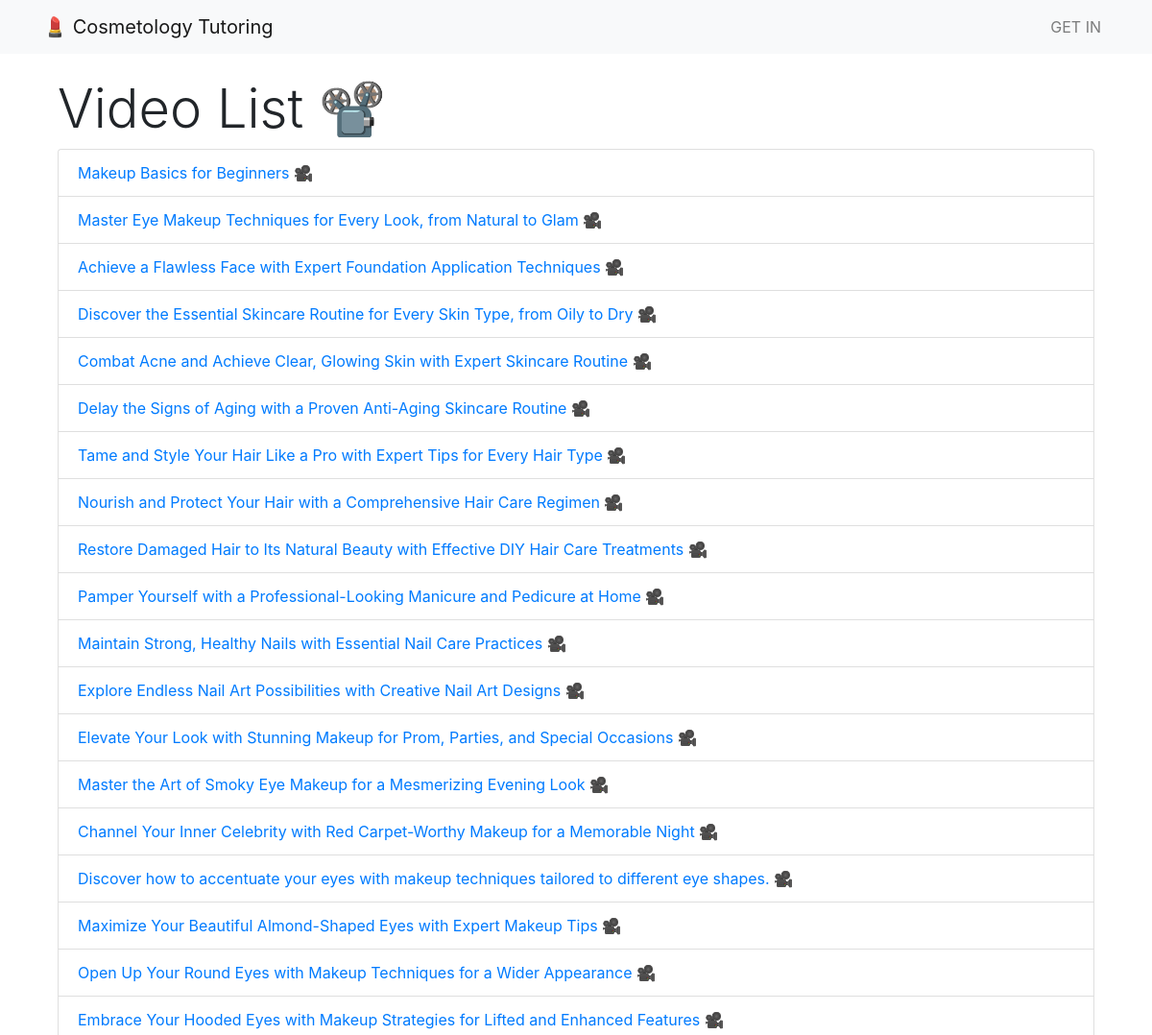
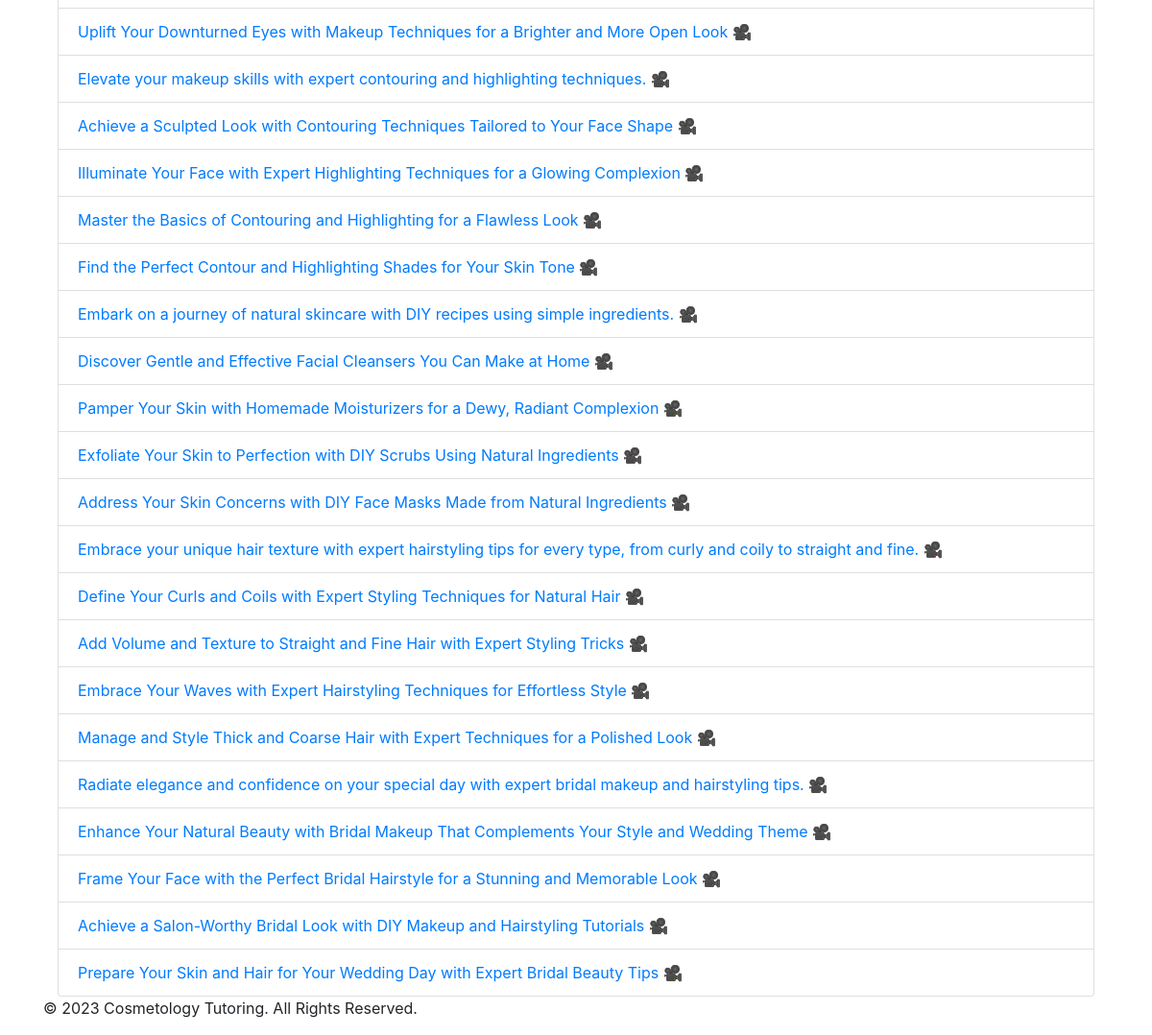
/videos/videos/, run on the app's committed database (2 pictures, top to bottom).
### videos/models.py (models this page shows, shortened)
class Video(models.Model):
    title = models.CharField(max_length=200)
    description = RichTextUploadingField()  # Use CKEditor for rich text content
    video_url = models.URLField()
    category = models.ForeignKey(VideoCategory, on_delete=models.CASCADE)
    creator = models.ForeignKey(User, on_delete=models.CASCADE)  # Add a creator field

### videos/views.py (the view)
# urls.py: path('videos/', views.VideoListView.as_view(), name='video-list'),
class VideoListView(ListView):
    model = Video
    template_name = 'videos/video_list.html'
    context_object_name = 'videos'

### templates/videos/video_list.html (shortened to what this page needs)
{% extends "base.html" %}
{% block content %}
  <div class="container mt-4">
    <h1 class="display-4">Video List 📽️</h1>
    <ul class="list-group">
      {% for video in videos %}
        <li class="list-group-item">
          <a href="{% url 'video-detail' video.pk %}">{{ video.title }}</a> 🎥
        </li>
      {% empty %}
        <p>No videos available. 😞</p>
      {% endfor %}
    </ul>
  </div>
{% endblock %}

### data on the page
Video: title "Makeup Basics for Beginners"
Video: title "Master Eye Makeup Techniques for Every Look, from Natural to Glam"
Video: title "Achieve a Flawless Face with Expert Foundation Application Techniques"
Video: title "Discover the Essential Skincare Routine for Every Skin Type, from Oily to Dry"
Video: title "Combat Acne and Achieve Clear, Glowing Skin with Expert Skincare Routine"
Video: title "Delay the Signs of Aging with a Proven Anti-Aging Skincare Routine"
Video: title "Tame and Style Your Hair Like a Pro with Expert Tips for Every Hair Type"
Video: title "Nourish and Protect Your Hair with a Comprehensive Hair Care Regimen"
Video: title "Restore Damaged Hair to Its Natural Beauty with Effective DIY Hair Care Treatments"
Video: title "Pamper Yourself with a Professional-Looking Manicure and Pedicure at Home"
Video: title "Maintain Strong, Healthy Nails with Essential Nail Care Practices"
Video: title "Explore Endless Nail Art Possibilities with Creative Nail Art Designs"
Video: title "Elevate Your Look with Stunning Makeup for Prom, Parties, and Special Occasions"
Video: title "Master the Art of Smoky Eye Makeup for a Mesmerizing Evening Look"
Video: title "Channel Your Inner Celebrity with Red Carpet-Worthy Makeup for a Memorable Night"
Video: title "Discover how to accentuate your eyes with makeup techniques tailored to different eye shapes."
Video: title "Maximize Your Beautiful Almond-Shaped Eyes with Expert Makeup Tips"
Video: title "Open Up Your Round Eyes with Makeup Techniques for a Wider Appearance"
Video: title "Embrace Your Hooded Eyes with Makeup Strategies for Lifted and Enhanced Features"
Video: title "Uplift Your Downturned Eyes with Makeup Techniques for a Brighter and More Open Look"
Video: title "Elevate your makeup skills with expert contouring and highlighting techniques."
Video: title "Achieve a Sculpted Look with Contouring Techniques Tailored to Your Face Shape"
Video: title "Illuminate Your Face with Expert Highlighting Techniques for a Glowing Complexion"
Video: title "Master the Basics of Contouring and Highlighting for a Flawless Look"
Video: title "Find the Perfect Contour and Highlighting Shades for Your Skin Tone"
Video: title "Embark on a journey of natural skincare with DIY recipes using simple ingredients."
Video: title "Discover Gentle and Effective Facial Cleansers You Can Make at Home"
Video: title "Pamper Your Skin with Homemade Moisturizers for a Dewy, Radiant Complexion"
Video: title "Exfoliate Your Skin to Perfection with DIY Scrubs Using Natural Ingredients"
Video: title "Address Your Skin Concerns with DIY Face Masks Made from Natural Ingredients"
Video: title "Embrace your unique hair texture with expert hairstyling tips for every type, from curly and coily to straight and fine."
Video: title "Define Your Curls and Coils with Expert Styling Techniques for Natural Hair"
Video: title "Add Volume and Texture to Straight and Fine Hair with Expert Styling Tricks"
Video: title "Embrace Your Waves with Expert Hairstyling Techniques for Effortless Style"
Video: title "Manage and Style Thick and Coarse Hair with Expert Techniques for a Polished Look"
Video: title "Radiate elegance and confidence on your special day with expert bridal makeup and hairstyling tips."
Video: title "Enhance Your Natural Beauty with Bridal Makeup That Complements Your Style and Wedding Theme"
Video: title "Frame Your Face with the Perfect Bridal Hairstyle for a Stunning and Memorable Look"
Video: title "Achieve a Salon-Worthy Bridal Look with DIY Makeup and Hairstyling Tutorials"
Video: title "Prepare Your Skin and Hair for Your Wedding Day with Expert Bridal Beauty Tips"
